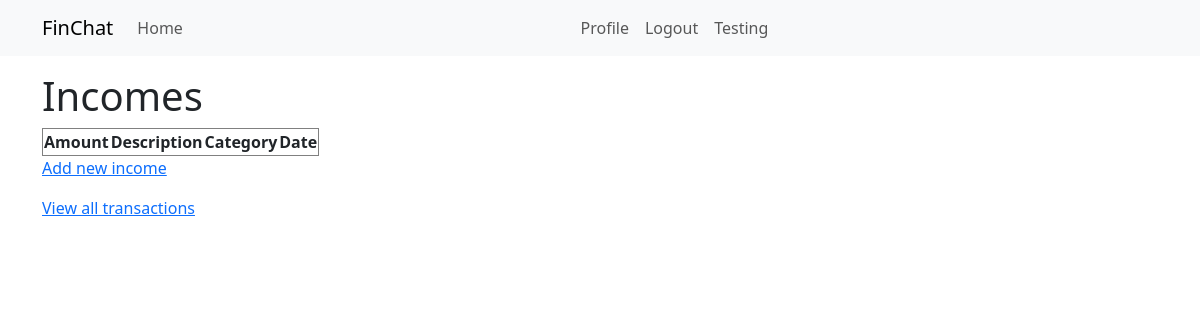
Before: /view-incomes (signed in) with the older database file.
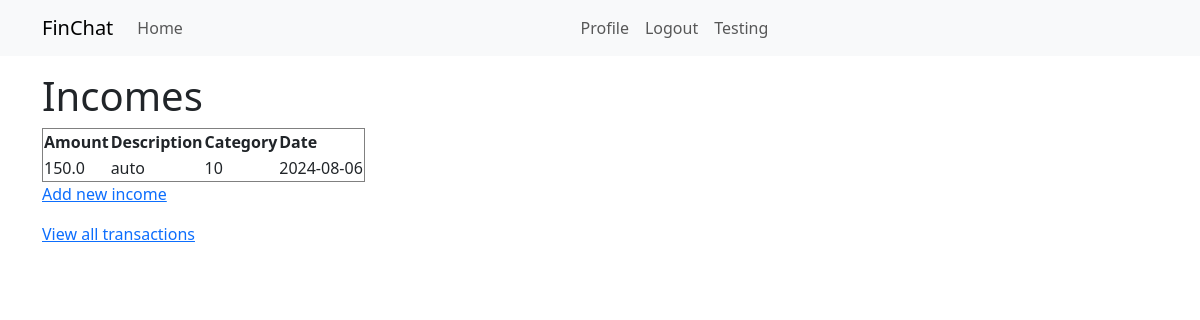
After: the same page with the newer database file.
### app/models.py (models this page shows, shortened)
class Transaction(db.Model):
    id: so.Mapped[int] = so.mapped_column(primary_key=True)
    amount: so.Mapped[float] = so.mapped_column(sa.Float(30),index=True)
    transaction_type: so.Mapped[str] = so.mapped_column(sa.String(50),index=True, unique=False) #should be income/expense/reimbursement
    description: so.Mapped[str] = so.mapped_column(sa.String(200),unique=False, nullable=False)  #how to add nullable=?
    category_id: so.Mapped[int] = so.mapped_column( sa.ForeignKey(Category.id),index=True)
    user_id: so.Mapped[int] = so.mapped_column(sa.ForeignKey(User.id), index=True)
    date : so.Mapped[datetime.date] = so.mapped_column( sa.Date, index=True, default= date.today)    #blackbox helped
    loan_type: so.Mapped[str] = so.mapped_column(sa.String(30), index=True, unique=False, nullable=True) #should be lent/received
    creator: so.Mapped[User] = so.relationship(back_populates='transactions')
    section: so.Mapped[Category] = so.relationship(back_populates='transactions')

class Category(db.Model):
    id: so.Mapped[int] = so.mapped_column(primary_key=True)
    name: so.Mapped[str] = so.mapped_column( sa.String(50), index=True, unique=False)
    user_id: so.Mapped[int] = so.mapped_column( sa.ForeignKey(User.id), index=True)
    transaction_type: so.Mapped[str] = so.mapped_column(
        sa.String(50),
        index=True,
        unique=False,
        server_default='select'  # set default value to 'income'
    )
    deleted: so.Mapped[bool] = so.mapped_column(default=False,unique=False)  # Add a deleted column
    creator: so.Mapped[User] = so.relationship(back_populates='categories')
    transactions: so.WriteOnlyMapped['Transaction'] = so.relationship(back_populates='section')
    budgets: so.WriteOnlyMapped['Budget'] = so.relationship(back_populates='section')

### app/routes.py (the view)
@app.route('/view-incomes')
@login_required
def view_incomes():
    incomes = db.session.scalars(sa.select(Transaction).where(Transaction.user_id == current_user.id, Transaction.transaction_type == 'income'))
    return render_template('view_incomes.html', incomes=incomes)

### app/models.py (called while the page is built)
@login.user_loader
def load_user(id):
    return db.session.get(User, int(id))

### app/templates/view_incomes.html
{% extends "base.html" %}
{% block content %}
<h1>Incomes</h1>
<table border="1">
    <tr>
        <th>Amount</th>
        <th>Description</th>
        <th>Category</th>
        <th>Date</th>
    </tr>
    {% for income in incomes %}
    <tr>
        <td>{{ income.amount }}</td>
        <td>{{ income.description }}</td>
        <td>{{ income.section.name }}</td>
        <td>{{ income.date }}</td>
    </tr>
    {% endfor %}
</table>
<p><a href="{{ url_for('add_income') }}">Add new income</a></p>
<p><a href="{{ url_for('view_transactions') }}">View all transactions</a></p>
{% endblock %}

### app/templates/base.html (shortened to what this page needs)
<!doctype html>
<html>
    <head>
        <link
        href="https://cdn.jsdelivr.net/npm/bootstrap@5.3.2/dist/css/bootstrap.min.css"
        rel="stylesheet"
>
    </head>
    <body>
        <nav class="navbar navbar-expand-lg bg-body-tertiary">
            <div class="container">
              <a class="navbar-brand" href="{{ url_for('index') }}">FinChat</a>
              <div class="collapse navbar-collapse" id="navbarSupportedContent">
                <ul class="navbar-nav me-auto mb-2 mb-lg-0">
                  <li class="nav-item">
                    <a class="nav-link" aria-current="page" href="{{ url_for('index') }}">Home</a>
                  </li>
                </ul>
                <ul class="navbar-nav mb-2 mb-lg-0">
                  {% if current_user.is_anonymous %}
                  <li class="nav-item">
                    <a class="nav-link" aria-current="page" href="{{ url_for('login') }}">Login</a>
                  </li>
                  <li class="nav-item">
                    <a class="nav-link" aria-current="page" href="{{ url_for('register') }}">Register</a>
                  </li>
                  {% else %}
                  <li class="nav-item">
                    <a class="nav-link" aria-current="page" href="{{ url_for('user', username=current_user.username) }}">Profile</a>
                  </li>
                  <li class="nav-item">
                    <a class="nav-link" aria-current="page" href="{{ url_for('logout') }}">Logout</a>
                  </li>
                  {% endif %}
                  </ul>
                  <ul class="navbar-nav me-auto mb-2 mb-lg-0">
                    <li class="nav-item">
                      <a class="nav-link" aria-current="page" href="{{ url_for('testing') }}">Testing</a>
                    </li>
                  </ul>
              </div>
            </div>
        </nav>
        <div class="container mt-3">
            {% block content %}{% endblock %}
        </div>
    </body>
</html>

Changed rows visible on the page:
added Transaction: amount "150.0", description "auto", section.name "10", date "2024-08-06"
